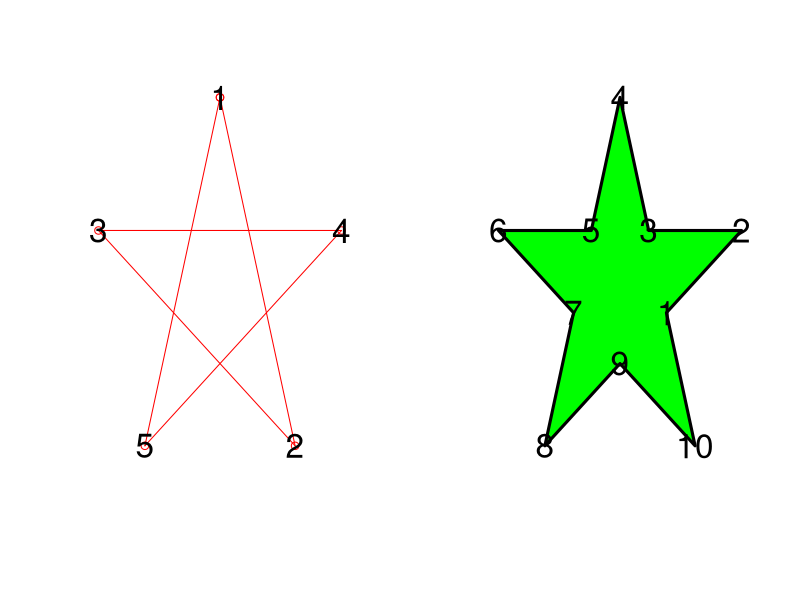

Reproduce this figure in R.
library(polyclip)


### Name: polysimplify
### Title: Remove Self-Intersections from a Polygon
### Aliases: polysimplify
### Keywords: spatial manip

### ** Examples

  theta <- 2 * pi * (0:5) * 2/5

  A <- list(list(x=sin(theta), y=cos(theta)))
  B <- polysimplify(A, filltype="nonzero")

  opa <- par(mfrow=c(1,2))
  plot(c(-1,1),c(-1,1), type="n", axes=FALSE, xlab="", ylab="")
  with(A[[1]], segments(x[-6], y[-6], x[-1], y[-1], col="red"))
  points(A[[1]], col="red")

  with(A[[1]], text(x[1:5], y[1:5], labels=1:5, cex=2))
  plot(c(-1,1),c(-1,1), type="n", axes=FALSE, xlab="", ylab="")
  polygon(B[[1]], lwd=3, col="green")
  with(B[[1]], text(x,y,labels=seq_along(x), cex=2))
  par(opa)
